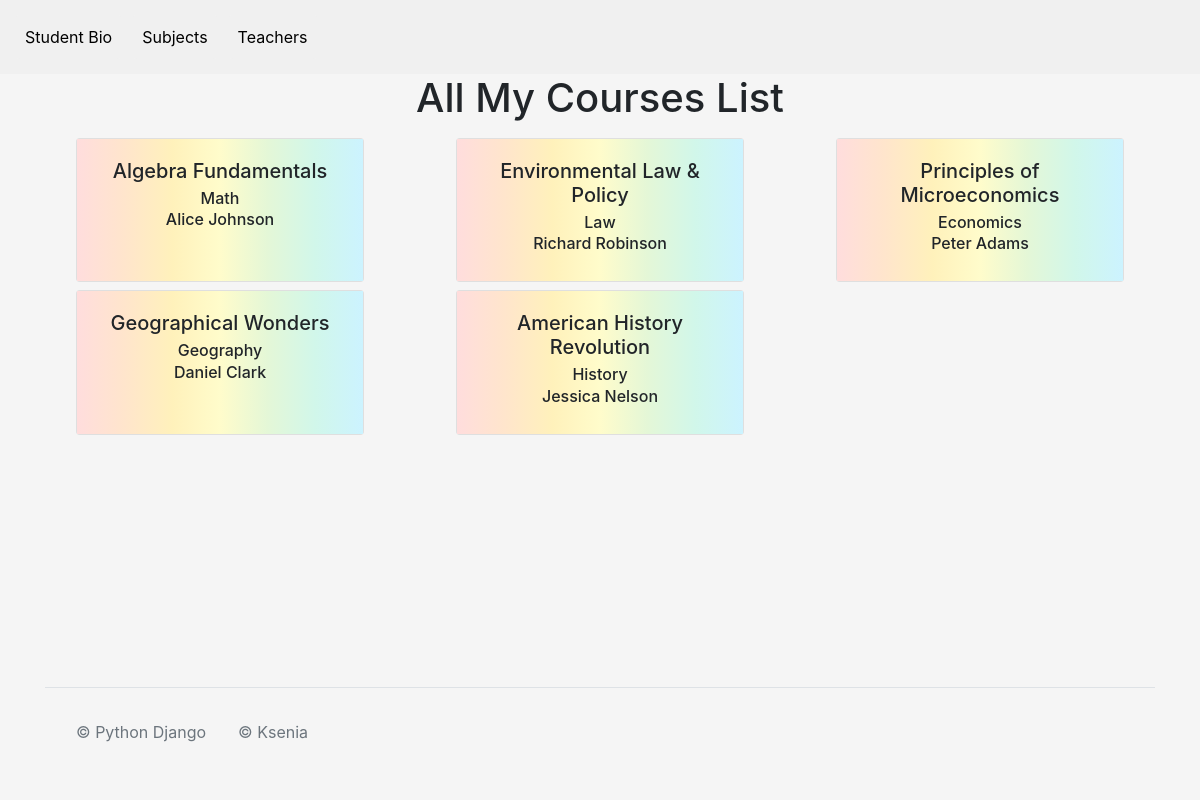
Page /myCourses/ (signed in) on the committed database.
### CoursesApp/models.py (models this page shows)
class Course(models.Model):
    Name = models.CharField(max_length=100, unique=True)
    Subject = models.ForeignKey(Subject, on_delete=models.PROTECT)
    Teacher = models.ForeignKey(Teacher, on_delete=models.PROTECT)
    Info = models.CharField(max_length=200)
    Price = models.DecimalField(max_digits=10, decimal_places=2, blank=True, null=True)

class Subject(models.Model):
    Name = models.CharField(max_length=60, unique=True)

class Teacher(models.Model):
    Username = models.CharField(max_length=30, unique=True)
    Password = models.CharField(max_length=64)
    Name = models.CharField(max_length=60)
    Surname = models.CharField(max_length=60)
    Photo = models.ImageField(upload_to="images/", blank=True, null=True)
    Bio = models.CharField(max_length=200)

### CoursesApp/views.py (the view)
# urls.py: path("myCourses/", views.MyCourses, name="myCourses"),
def MyCourses(request):
    username = request.session['username']
    if username:
        student = Student.objects.get(Username=username)
        enrollments = Enrollment.objects.filter(Student=student)
        courses = Course.objects.filter(enrollment__in=enrollments)
        return render(request, "myCourses.html", {"myCourses": courses})
    else:
        return HttpResponse("Bad request")

### CoursesApp/templates/myCourses.html (shortened to what this page needs)
{% load static %}
<!DOCTYPE html>
<html>
  <head>
    <link href="https://cdn.jsdelivr.net/npm/bootstrap@5.2.3/dist/css/bootstrap.min.css" rel="stylesheet" />
    <link rel="stylesheet" href="https://cdn.jsdelivr.net/npm/bootstrap@4.0.0/dist/css/bootstrap.min.css" />
    <link rel="stylesheet" type="text/css" href="{% static 'css/style.css' %}" />
    <link rel="stylesheet" href="https://cdnjs.cloudflare.com/ajax/libs/font-awesome/6.4.0/css/all.min.css" />
  </head>
  <body style="min-width: 450px; " class="d-flex flex-column min-vh-100">
    <ul class="nav justify-content-left" style="background-color: #f0f0f0; padding: 10px;">
      <li class="nav-item">
        <a class="nav-link black-text menu-link" href="{% url 'studentBio'%}">Student Bio</a>
      </li>
      <li class="nav-item">
        <a class="nav-link black-text menu-link" href="{% url 'subjects' %}">Subjects</a>
      </li>
      <li class="nav-item">
        <a class="nav-link black-text menu-link" href="{% url 'teachers' %}">Teachers</a>
      </li>
    </ul>
    <h1 style="align-self: center;">All My Courses List</h1>
    <div class="container mt-2 ">
      <div class="row g-2">
        {% for course in myCourses %}
          <div class="col-xl-4 col-md-6 col-sm-12 text-center" style="display: flex; flex-direction: row; justify-content: center;">
            <div class="card" style="width: 18rem;">
              <div class="card-body rainbow-background">
                <h5 class="card-title">{{ course.Name }}</h5>
                <h6 class="card-subtitle mb-2 text-body-secondary">{{ course.Subject.Name }}</h6>
                <h6 class="card-subtitle mb-2 text-body-secondary">{{ course.Teacher.Name }} {{ course.Teacher.Surname }}</h6>
              </div>
            </div>
          </div>
        {% endfor %}
      </div>
    </div>
    <div class="container mt-auto" style=" bottom: 0; ">
      <footer class="d-flex flex-wrap justify-content-center justify-content-md-between align-items-center py-3 my-4 border-top">
        <div class="col-md-4 d-flex align-items-center">
          <span class="m-3 text-muted">© Python Django</span>
          <span class="m-3 text-muted">© Ksenia</span>
        </div>
      </footer>
    </div>
  </body>
</html>

### static/css/style.css (style rules this page uses)
html, body { height: 100%; }
body { margin: 0px; padding: 0px; background-color: #f5f5f5; }

### CoursesApp/templates/myCourses.html (style rules this page uses)
.rainbow-background { background: linear-gradient(to right, #FFDDDD, #FFE5CC, #FFF1BB, #FFFCCB, #E4F7D7, #D1F7EA, #CCF3FF, #D1F7EA,#E4F7D7, #FFFCCB, #FFF1BB, #FFE5CC, #FFDDDD); background-size: 200% 100%; animation: rainbow-animation 10s linear infinite; }
.black-text { color: black; }
.menu-link { text-decoration: none; padding: 10px; margin: 5px; background-color: #f0f0f0; border-radius: 5px; transition: background-color 0.2s; }

### rows in the picture
Course: Name "Algebra Fundamentals", Subject.Name "Math", Teacher.Name "Alice", Teacher.Surname "Johnson"
Course: Name "Environmental Law & Policy", Subject.Name "Law", Teacher.Name "Richard", Teacher.Surname "Robinson"
Course: Name "Principles of Microeconomics", Subject.Name "Economics", Teacher.Name "Peter", Teacher.Surname "Adams"
Course: Name "Geographical Wonders", Subject.Name "Geography", Teacher.Name "Daniel", Teacher.Surname "Clark"
Course: Name "American History Revolution", Subject.Name "History", Teacher.Name "Jessica", Teacher.Surname "Nelson"
